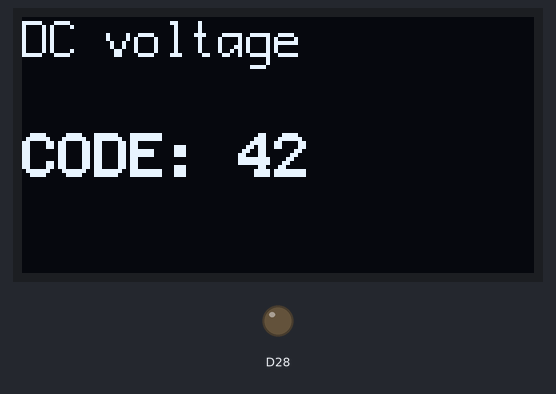
Recording of a sketch running on a simulated Arduino Zero (SAMD21). On the bench: 128×64 one-colour display, output pins drawn as LEDs (lit = HIGH). Random numbers use the default seed unless the sketch sets one.

Above: at 0.1 s.

The sketch:

mysteryDCvoltage.ino
```cpp
#include <U8g2lib.h>
#include <SPI.h>

#define SCREEN U8G2_SH1106_128X64_NONAME_F_4W_HW_SPI
#define SPI_CLK 14

// VARIABLE AND CONSTANT DECLARATIONS
long seed;

// Objects
SCREEN oled(U8G2_R2, 10, 15,16);


void setup()
{
  SPI.setSCK(SPI_CLK);
  SPI.begin();
  oled.begin();


  randomSeed(analogRead(A9));
  seed = random(0,30);

  analogWriteResolution(12);
  analogWrite(A14, (int)(seed/3.3*1/10*4096));
  update_display();
}

void loop() {}


void update_display()
{
  oled.clearBuffer();
  oled.setCursor(0,10);
  oled.setFont(u8g2_font_profont15_mf);
  oled.print("DC voltage");

  oled.setCursor(0,40);
  oled.setFont(u8g2_font_profont17_mf);
  oled.print("CODE: ");
  oled.print(modulo(seed,37,77));
  oled.sendBuffer();
}


// Taken from the internet to avoid integer overflow
// See:
// https://stackoverflow.com/questions/8496182/calculating-powa-b-mod-n
int modulo(int a,int b,int n){
  long long x=1,y=a;
  while(b > 0){
      if(b%2 == 1){
          x=(x*y)%n;
      }
      y = (y*y)%n;
      b /= 2;
  }
  return x%n;
}
```
